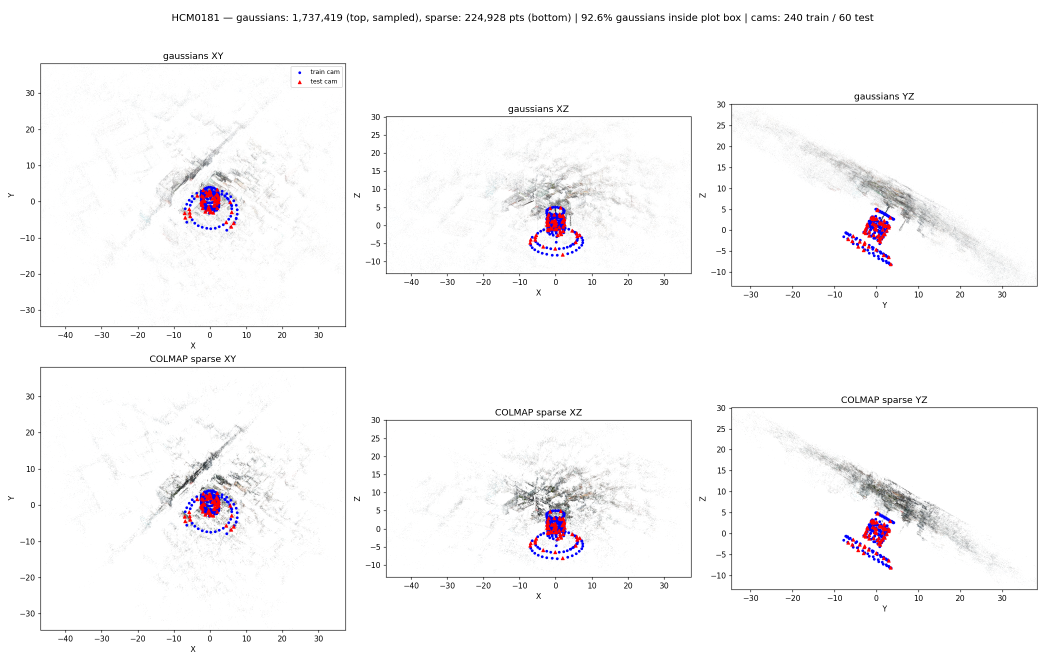
#> input picture viz/viz_HCM0181.png, 2090 x 1320 px (shown at 1/2 size); its folder holds only this picture in this run
$ python -i an_eval.py   (imports and definitions only)   (older library calls are emulated)
#> lines starting #> are read from the running program, lines starting #| are printed output that depends on the picture
import sys, os, numpy as np, cv2
from PIL import Image
Image.MAX_IMAGE_PIXELS=None
def vol_l(p, maxside=1024):
#> called with p = '../../../viz/viz_HCM0181.png', maxside = 1024
    im=Image.open(p).convert('L'); s=maxside/max(im.size)
#> after `s = maxside / max(im.size)`: s = 0.49
    if s<1: im=im.resize((int(im.size[0]*s),int(im.size[1]*s)), Image.LANCZOS)
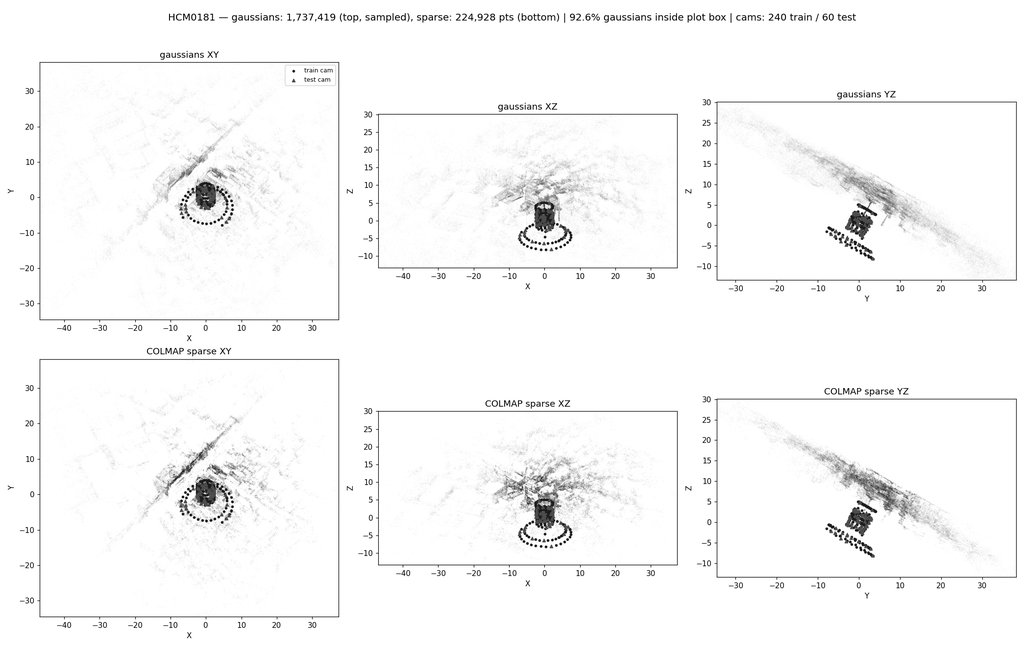
#> im: PIL image 1024x646 L; min 0, max 255, mean 248.1
    a=np.asarray(im,dtype=np.float32); return float(cv2.Laplacian(a,cv2.CV_32F).var()), float(a.mean())
def psnr(a,b):
    m=np.mean((a.astype(np.float64)-b.astype(np.float64))**2); return 10*np.log10(255.0**2/m)

cfg={'chair':('/mnt/d/avv/evalsplit/chair/eval_gt','/mnt/d/avv/chair_eval/base60k/eval_png'),
     'bonsai':('/mnt/d/avv/evalsplit/bonsai/eval_gt','/mnt/d/avv/bonsai_eval/K1_noUT_aa/eval_png')}
# [20 lines not run here, left out]

>>> result = vol_l('../../../viz/viz_HCM0181.png')
#> result = (2156.6, 248.1)
